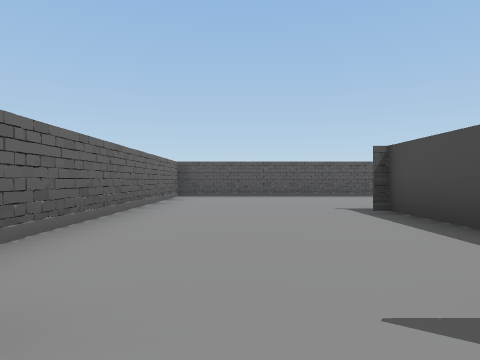
[1] (above)

20 first-person views from a walk through a scene from a Unity 3-D project. The camera is 1.2 m above the floor, looks level and sees 75° across. The floor is counted in squares, 2.61 m on a side. Each view is taken from the middle of a square. On the plan, view 1 faces up. The plan holds only what a view shows up to about 9 squares ahead; the rest is blank. The place goes on beyond the plan. The player is left out.

[2]
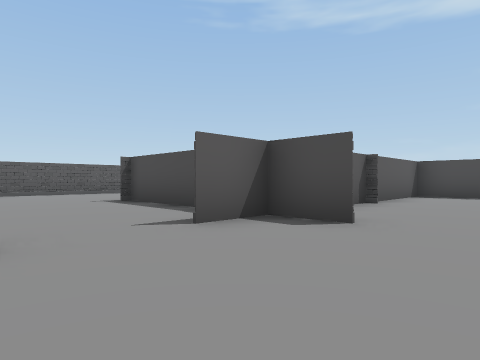

[3]
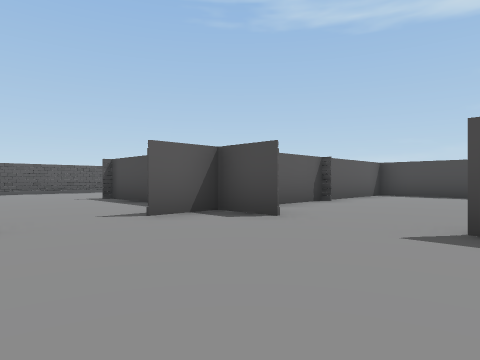

[4]
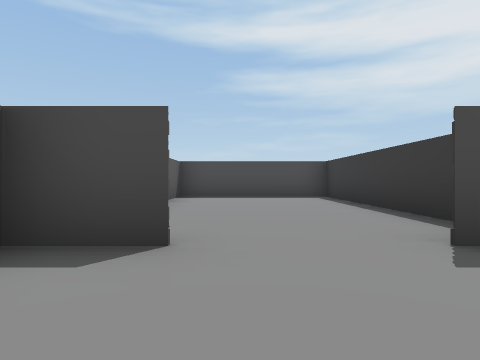

[5]
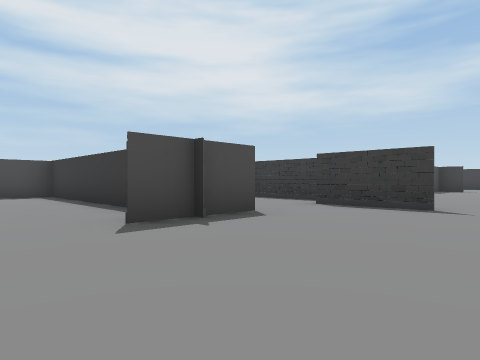

[6]
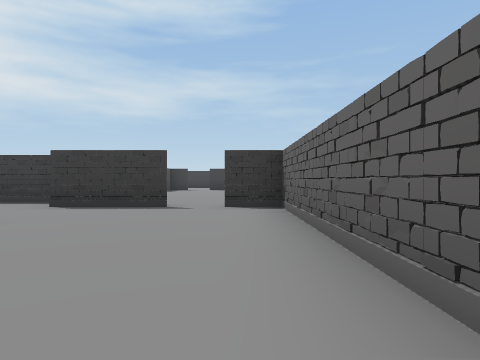

[7]
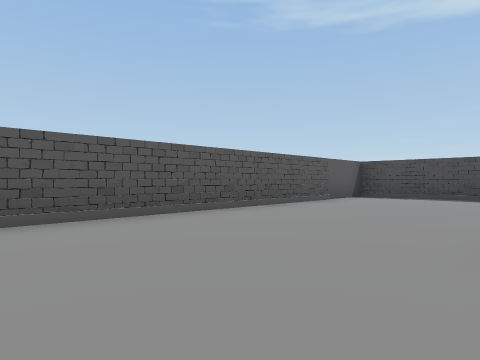

[8]
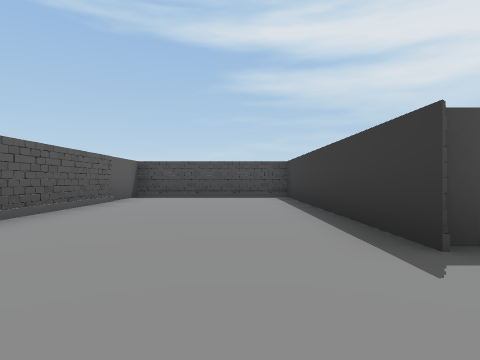

[9]
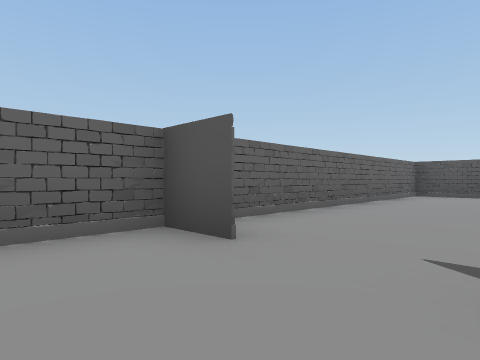

[10]
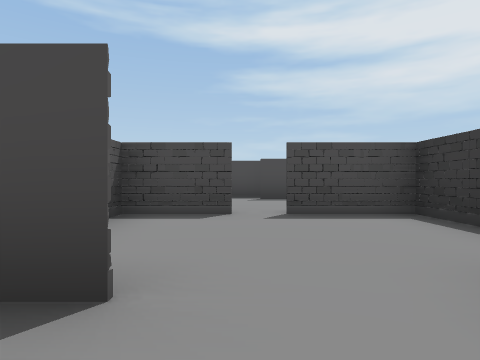

[11]
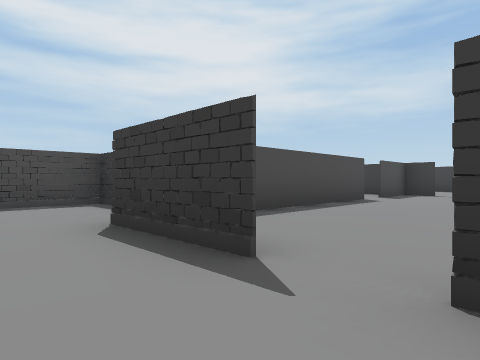

[12]
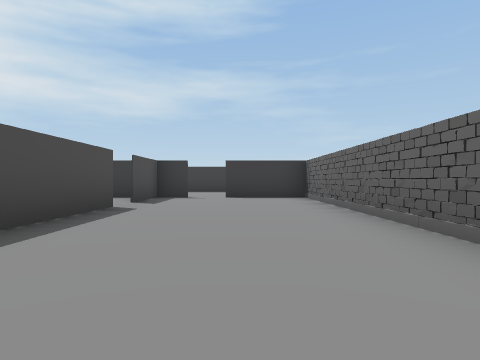

[13]
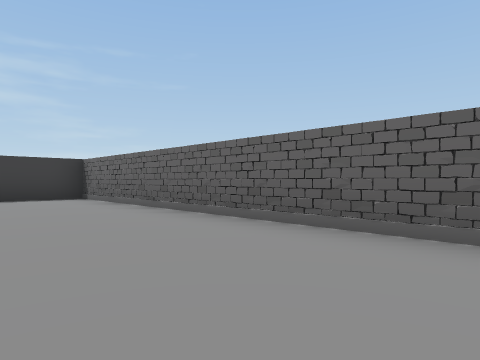

[14]
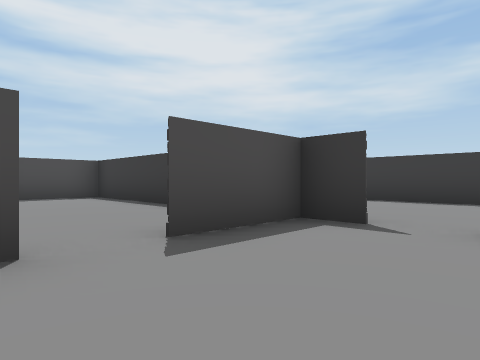

[15]
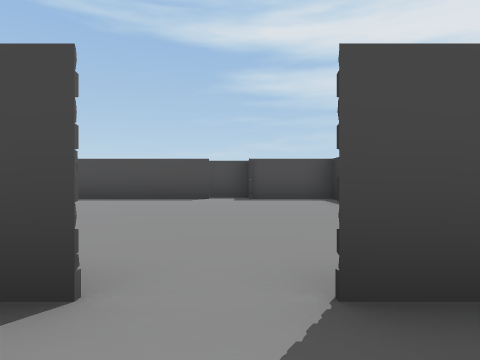

[16]
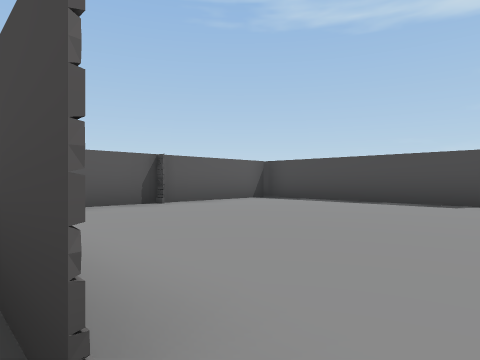

[17]
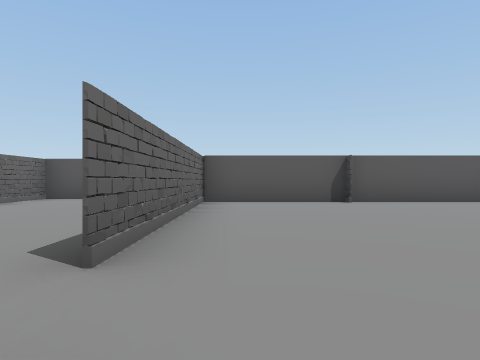

[18]
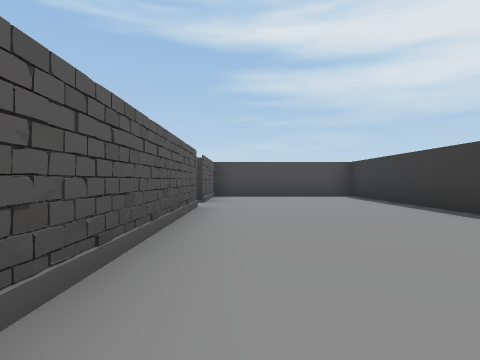

[19]
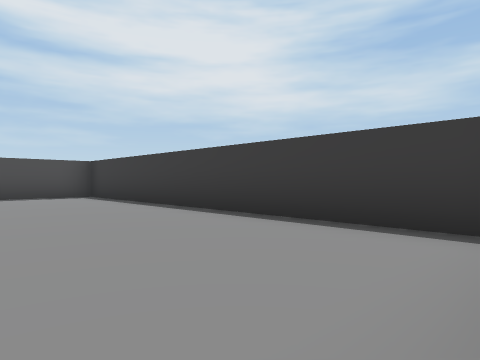

[20]
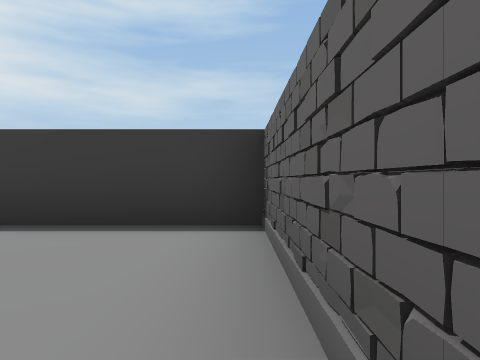

### Floor plan
Points are (right, up) in squares from view 1. A wall is a line through its corners. A room is listed if a view was taken in it or the views show most of it. See-through windows are left out.
Room 1 (views 1, 2, 3, 4, 5, 6, 9, 10, 11)
walls: (2.2, -0.6) (2.2, 0.8); (2, -3.4) (8.6, -3.4) (8.6, 0.7) (1, 0.7); (2.2, -4.5) (2.2, -2.5); (-0.8, 0.7) (-1.8, 0.7); (0.2, -6.4) (1.4, -6.4); (-1.7, 0.5) (-1.7, -6.5); (-1.8, -6.4) (-0.6, -6.4)
ways out: opening at (0, 1) to room 2; opening at (0, -6) to room 3; opening at (2, -5) to room 6
Room 2 (views 7, 8)
walls: (2.2, 2.3) (2.2, 4.7) (8.6, 4.7) (8.6, 8.7) (-1.7, 8.7) (-1.7, 0.5)
ways out: opening at (0, 1) to room 1
Room 3 (views 12, 13, 14, 15)
walls: (2.2, -12.5) (2.2, -8.5); (-0.8, -6.4) (-1.8, -6.4); (-1.7, -6.5) (-1.7, -15.2) (0.4, -15.2); (2.2, -15.2) (2.2, -13.4)
ways out: opening at (0, -6) to room 1; opening at (2, -13) to room 4; opening at (1, -15) to room 5
Room 4 (views 16, 17)
walls: (8.6, -12.2) (8.6, -6); (9.4, -13.2) (9.4, -12.1); (5.1, -15.2) (8.6, -15.2) (8.6, -13.2); (8.5, -7.4) (2.2, -7.4) (2.2, -12.4); (1.4, -15.2) (3.4, -15.2)
ways out: opening at (2, -13) to room 3
Room 5 (views 18, 19, 20)
walls: (0.4, -15.3) (-4.1, -15.3); (-5.2, -16.2) (-5.2, -19.2) (4, -19.2) (4, -15.3) (1.4, -15.3)
ways out: opening at (1, -15) to room 3
Room 6 (no view inside)
walls: (1.4, -6.4) (2.4, -6.4); (5.2, -5) (5.2, -3.4); (2.7, -7.4) (5.2, -7.4); (5.2, -7.8) (5.2, -5.6)
ways out: opening at (2, -5) to room 1

Where each view was taken, in squares from view 1:
view 1: 0 up, 0 right, facing up
view 2: 2 down, 1 left, facing up-right
view 3: 3 down, 1 left, facing up-right
view 4: 1 down, 0 right, facing right
view 5: 1 down, 1 left, facing down-right
view 6: 1 down, 1 left, facing down
view 7: 5 up, 0 right, facing up-right
view 8: 6 up, 0 right, facing right
view 9: 1 down, 1 right, facing up-left
view 10: 5 down, 1 right, facing right
view 11: 5 down, 1 left, facing down-right
view 12: 7 down, 0 right, facing down
view 13: 7 down, 1 right, facing down-left
view 14: 12 down, 0 right, facing down-right
view 15: 13 down, 1 right, facing right
view 16: 13 down, 2 right, facing up-right
view 17: 14 down, 3 right, facing up
view 18: 16 down, 5 left, facing right
view 19: 16 down, 5 left, facing down-right
view 20: 16 down, 5 left, facing down
